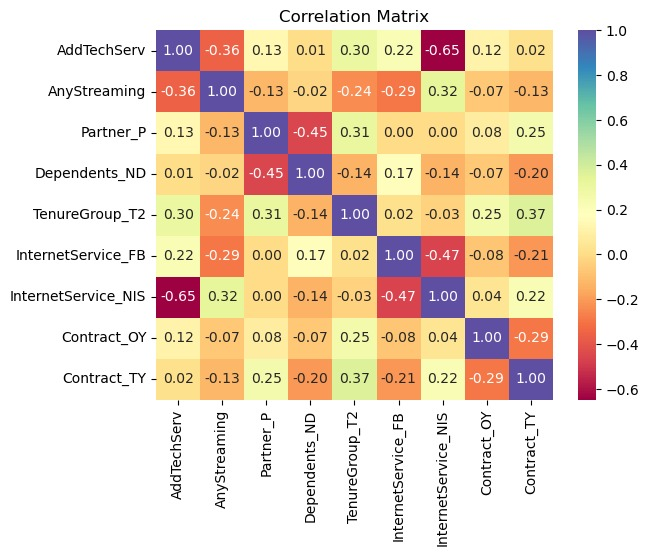

The script that drew this image:
import seaborn as sns
# Transform categorical variables into numerical dummy/indicator variables
X = pd.get_dummies(X, drop_first=True)

# Compute the correlation matrix for the dummy variables
correlation_matrix = X.corr()

# Display the correlation matrix
print("Correlation Matrix:")
print(correlation_matrix)

# Optional: Visualize the correlation matrix using a heatmap
plt.figure(figsize=(10, 8))
sns.heatmap(correlation_matrix, annot=True, cmap='Spectral', fmt=".2f")
plt.title("Correlation Matrix")
plt.show()
